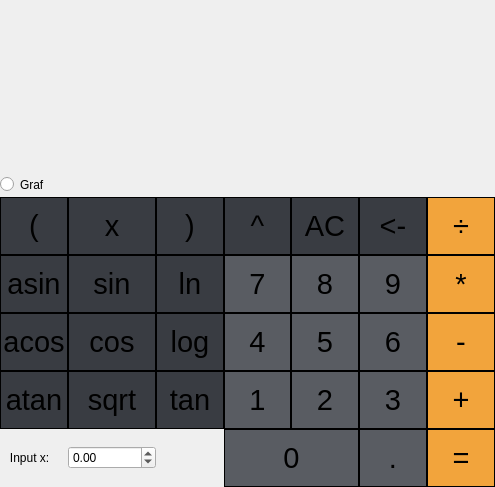
<?xml version="1.0" encoding="UTF-8"?>
<ui version="4.0">
 <class>MainWindow</class>
 <widget class="QMainWindow" name="MainWindow">
  <property name="geometry">
   <rect>
    <x>0</x>
    <y>0</y>
    <width>495</width>
    <height>487</height>
   </rect>
  </property>
  <property name="sizePolicy">
   <sizepolicy hsizetype="Fixed" vsizetype="Fixed">
    <horstretch>0</horstretch>
    <verstretch>0</verstretch>
   </sizepolicy>
  </property>
  <property name="minimumSize">
   <size>
    <width>230</width>
    <height>300</height>
   </size>
  </property>
  <property name="maximumSize">
   <size>
    <width>700</width>
    <height>500</height>
   </size>
  </property>
  <property name="acceptDrops">
   <bool>false</bool>
  </property>
  <property name="windowTitle">
   <string>s21_SmartCalc</string>
  </property>
  <property name="windowOpacity">
   <double>0.950000000000000</double>
  </property>
  <widget class="QWidget" name="centralwidget">
   <layout class="QVBoxLayout" name="verticalLayout">
    <property name="spacing">
     <number>0</number>
    </property>
    <property name="leftMargin">
     <number>0</number>
    </property>
    <property name="topMargin">
     <number>0</number>
    </property>
    <property name="rightMargin">
     <number>0</number>
    </property>
    <property name="bottomMargin">
     <number>0</number>
    </property>
    <item>
     <widget class="QLabel" name="result_show">
      <property name="font">
       <font>
        <pointsize>30</pointsize>
       </font>
      </property>
      <property name="layoutDirection">
       <enum>Qt::LeftToRight</enum>
      </property>
      <property name="autoFillBackground">
       <bool>false</bool>
      </property>
      <property name="styleSheet">
       <string notr="true">QLabel {
 padding: 5px;
 color: Tomato;
}</string>
      </property>
      <property name="midLineWidth">
       <number>0</number>
      </property>
      <property name="text">
       <string/>
      </property>
      <property name="alignment">
       <set>Qt::AlignRight|Qt::AlignTrailing|Qt::AlignVCenter</set>
      </property>
     </widget>
    </item>
    <item>
     <layout class="QGridLayout" name="gridLayout_2">
      <property name="sizeConstraint">
       <enum>QLayout::SetDefaultConstraint</enum>
      </property>
      <property name="leftMargin">
       <number>0</number>
      </property>
      <property name="topMargin">
       <number>0</number>
      </property>
      <property name="rightMargin">
       <number>0</number>
      </property>
      <property name="bottomMargin">
       <number>0</number>
      </property>
      <property name="spacing">
       <number>0</number>
      </property>
      <item row="4" column="6">
       <widget class="QPushButton" name="pushButton_6">
        <property name="sizePolicy">
         <sizepolicy hsizetype="Fixed" vsizetype="Fixed">
          <horstretch>0</horstretch>
          <verstretch>0</verstretch>
         </sizepolicy>
        </property>
        <property name="minimumSize">
         <size>
          <width>50</width>
          <height>50</height>
         </size>
        </property>
        <property name="maximumSize">
         <size>
          <width>100</width>
          <height>100</height>
         </size>
        </property>
        <property name="font">
         <font>
          <pointsize>22</pointsize>
         </font>
        </property>
        <property name="mouseTracking">
         <bool>false</bool>
        </property>
        <property name="styleSheet">
         <string notr="true">QPushButton {
  background-color: rgb(89, 92, 98);
  border: 1px solid black;
}
QPushButton:pressed {
    background-color: rgb(158, 158, 159);
}</string>
        </property>
        <property name="text">
         <string>6</string>
        </property>
       </widget>
      </item>
      <item row="1" column="5">
       <widget class="QPushButton" name="pushButton_one_AC">
        <property name="sizePolicy">
         <sizepolicy hsizetype="Fixed" vsizetype="Fixed">
          <horstretch>0</horstretch>
          <verstretch>0</verstretch>
         </sizepolicy>
        </property>
        <property name="minimumSize">
         <size>
          <width>58</width>
          <height>58</height>
         </size>
        </property>
        <property name="maximumSize">
         <size>
          <width>100</width>
          <height>100</height>
         </size>
        </property>
        <property name="font">
         <font>
          <pointsize>22</pointsize>
         </font>
        </property>
        <property name="mouseTracking">
         <bool>false</bool>
        </property>
        <property name="styleSheet">
         <string notr="true">QPushButton {
  background-color: rgb(57, 60, 66);
  border: 1px solid black;
}
QPushButton:pressed {
    background-color: rgb(89, 92, 98);
}</string>
        </property>
        <property name="text">
         <string>AC</string>
        </property>
       </widget>
      </item>
      <item row="4" column="0">
       <widget class="QPushButton" name="pushButton_acos">
        <property name="sizePolicy">
         <sizepolicy hsizetype="Fixed" vsizetype="Fixed">
          <horstretch>0</horstretch>
          <verstretch>0</verstretch>
         </sizepolicy>
        </property>
        <property name="minimumSize">
         <size>
          <width>58</width>
          <height>58</height>
         </size>
        </property>
        <property name="maximumSize">
         <size>
          <width>100</width>
          <height>100</height>
         </size>
        </property>
        <property name="font">
         <font>
          <pointsize>22</pointsize>
         </font>
        </property>
        <property name="mouseTracking">
         <bool>false</bool>
        </property>
        <property name="styleSheet">
         <string notr="true">QPushButton {
  background-color: rgb(57, 60, 66);
  border: 1px solid black;
}
QPushButton:pressed {
    background-color: rgb(89, 92, 98);
}</string>
        </property>
        <property name="text">
         <string>acos</string>
        </property>
       </widget>
      </item>
      <item row="5" column="6">
       <widget class="QPushButton" name="pushButton_3">
        <property name="sizePolicy">
         <sizepolicy hsizetype="Fixed" vsizetype="Fixed">
          <horstretch>0</horstretch>
          <verstretch>0</verstretch>
         </sizepolicy>
        </property>
        <property name="minimumSize">
         <size>
          <width>50</width>
          <height>50</height>
         </size>
        </property>
        <property name="maximumSize">
         <size>
          <width>100</width>
          <height>100</height>
         </size>
        </property>
        <property name="font">
         <font>
          <pointsize>22</pointsize>
         </font>
        </property>
        <property name="mouseTracking">
         <bool>false</bool>
        </property>
        <property name="styleSheet">
         <string notr="true">QPushButton {
  background-color: rgb(89, 92, 98);
  border: 1px solid black;
}
QPushButton:pressed {
    background-color: rgb(158, 158, 159);
}</string>
        </property>
        <property name="text">
         <string>3</string>
        </property>
       </widget>
      </item>
      <item row="3" column="1">
       <widget class="QPushButton" name="pushButton_sin">
        <property name="sizePolicy">
         <sizepolicy hsizetype="Fixed" vsizetype="Fixed">
          <horstretch>0</horstretch>
          <verstretch>0</verstretch>
         </sizepolicy>
        </property>
        <property name="minimumSize">
         <size>
          <width>58</width>
          <height>58</height>
         </size>
        </property>
        <property name="maximumSize">
         <size>
          <width>100</width>
          <height>100</height>
         </size>
        </property>
        <property name="font">
         <font>
          <pointsize>22</pointsize>
         </font>
        </property>
        <property name="mouseTracking">
         <bool>false</bool>
        </property>
        <property name="styleSheet">
         <string notr="true">QPushButton {
  background-color: rgb(57, 60, 66);
  border: 1px solid black;
}
QPushButton:pressed {
    background-color: rgb(89, 92, 98);
}</string>
        </property>
        <property name="text">
         <string>sin</string>
        </property>
       </widget>
      </item>
      <item row="1" column="4">
       <widget class="QPushButton" name="pushButton_stepen">
        <property name="sizePolicy">
         <sizepolicy hsizetype="Fixed" vsizetype="Fixed">
          <horstretch>0</horstretch>
          <verstretch>0</verstretch>
         </sizepolicy>
        </property>
        <property name="minimumSize">
         <size>
          <width>58</width>
          <height>58</height>
         </size>
        </property>
        <property name="maximumSize">
         <size>
          <width>100</width>
          <height>100</height>
         </size>
        </property>
        <property name="font">
         <font>
          <pointsize>22</pointsize>
         </font>
        </property>
        <property name="mouseTracking">
         <bool>false</bool>
        </property>
        <property name="styleSheet">
         <string notr="true">QPushButton {
  background-color: rgb(57, 60, 66);
  border: 1px solid black;
}
QPushButton:pressed {
    background-color: rgb(89, 92, 98);
}</string>
        </property>
        <property name="text">
         <string>^</string>
        </property>
       </widget>
      </item>
      <item row="3" column="4">
       <widget class="QPushButton" name="pushButton_7">
        <property name="sizePolicy">
         <sizepolicy hsizetype="Fixed" vsizetype="Fixed">
          <horstretch>0</horstretch>
          <verstretch>0</verstretch>
         </sizepolicy>
        </property>
        <property name="minimumSize">
         <size>
          <width>50</width>
          <height>50</height>
         </size>
        </property>
        <property name="maximumSize">
         <size>
          <width>100</width>
          <height>100</height>
         </size>
        </property>
        <property name="font">
         <font>
          <pointsize>22</pointsize>
         </font>
        </property>
        <property name="mouseTracking">
         <bool>false</bool>
        </property>
        <property name="styleSheet">
         <string notr="true">QPushButton {
  background-color: rgb(89, 92, 98);
  border: 1px solid black;
}
QPushButton:pressed {
    background-color: rgb(158, 158, 159);
}</string>
        </property>
        <property name="text">
         <string>7</string>
        </property>
       </widget>
      </item>
      <item row="1" column="7">
       <widget class="QPushButton" name="pushButton_one_sep">
        <property name="sizePolicy">
         <sizepolicy hsizetype="Fixed" vsizetype="Fixed">
          <horstretch>0</horstretch>
          <verstretch>0</verstretch>
         </sizepolicy>
        </property>
        <property name="minimumSize">
         <size>
          <width>59</width>
          <height>58</height>
         </size>
        </property>
        <property name="maximumSize">
         <size>
          <width>100</width>
          <height>100</height>
         </size>
        </property>
        <property name="font">
         <font>
          <pointsize>22</pointsize>
         </font>
        </property>
        <property name="mouseTracking">
         <bool>false</bool>
        </property>
        <property name="styleSheet">
         <string notr="true">QPushButton {
  background-color: rgb(242, 164, 60);
  border: 1px solid black;
}
QPushButton:pressed {
    background-color: rgba(255, 147, 0, 192);
}</string>
        </property>
        <property name="text">
         <string>÷</string>
        </property>
       </widget>
      </item>
      <item row="5" column="1">
       <widget class="QPushButton" name="pushButton_sqrt">
        <property name="sizePolicy">
         <sizepolicy hsizetype="Fixed" vsizetype="Fixed">
          <horstretch>0</horstretch>
          <verstretch>0</verstretch>
         </sizepolicy>
        </property>
        <property name="minimumSize">
         <size>
          <width>58</width>
          <height>58</height>
         </size>
        </property>
        <property name="maximumSize">
         <size>
          <width>100</width>
          <height>100</height>
         </size>
        </property>
        <property name="font">
         <font>
          <pointsize>22</pointsize>
         </font>
        </property>
        <property name="mouseTracking">
         <bool>false</bool>
        </property>
        <property name="styleSheet">
         <string notr="true">QPushButton {
  background-color: rgb(57, 60, 66);
  border: 1px solid black;
}
QPushButton:pressed {
    background-color: rgb(89, 92, 98);
}</string>
        </property>
        <property name="text">
         <string>sqrt</string>
        </property>
       </widget>
      </item>
      <item row="1" column="3">
       <widget class="QPushButton" name="pushButton_br_r">
        <property name="sizePolicy">
         <sizepolicy hsizetype="Fixed" vsizetype="Fixed">
          <horstretch>0</horstretch>
          <verstretch>0</verstretch>
         </sizepolicy>
        </property>
        <property name="minimumSize">
         <size>
          <width>58</width>
          <height>58</height>
         </size>
        </property>
        <property name="maximumSize">
         <size>
          <width>100</width>
          <height>100</height>
         </size>
        </property>
        <property name="font">
         <font>
          <pointsize>22</pointsize>
         </font>
        </property>
        <property name="mouseTracking">
         <bool>false</bool>
        </property>
        <property name="styleSheet">
         <string notr="true">QPushButton {
  background-color: rgb(57, 60, 66);
  border: 1px solid black;
}
QPushButton:pressed {
    background-color: rgb(89, 92, 98);
}</string>
        </property>
        <property name="text">
         <string>)</string>
        </property>
       </widget>
      </item>
      <item row="6" column="4" colspan="2">
       <widget class="QPushButton" name="pushButton_0">
        <property name="sizePolicy">
         <sizepolicy hsizetype="Fixed" vsizetype="Fixed">
          <horstretch>0</horstretch>
          <verstretch>0</verstretch>
         </sizepolicy>
        </property>
        <property name="minimumSize">
         <size>
          <width>50</width>
          <height>50</height>
         </size>
        </property>
        <property name="maximumSize">
         <size>
          <width>250</width>
          <height>100</height>
         </size>
        </property>
        <property name="sizeIncrement">
         <size>
          <width>0</width>
          <height>0</height>
         </size>
        </property>
        <property name="baseSize">
         <size>
          <width>0</width>
          <height>0</height>
         </size>
        </property>
        <property name="font">
         <font>
          <pointsize>22</pointsize>
          <kerning>true</kerning>
         </font>
        </property>
        <property name="mouseTracking">
         <bool>false</bool>
        </property>
        <property name="styleSheet">
         <string notr="true">QPushButton {
  background-color: rgb(89, 92, 98);
  border: 1px solid black;
}
QPushButton:pressed {
    background-color: rgb(158, 158, 159);
}</string>
        </property>
        <property name="text">
         <string>0</string>
        </property>
       </widget>
      </item>
      <item row="3" column="0">
       <widget class="QPushButton" name="pushButton_asin">
        <property name="sizePolicy">
         <sizepolicy hsizetype="Fixed" vsizetype="Fixed">
          <horstretch>0</horstretch>
          <verstretch>0</verstretch>
         </sizepolicy>
        </property>
        <property name="minimumSize">
         <size>
          <width>58</width>
          <height>58</height>
         </size>
        </property>
        <property name="maximumSize">
         <size>
          <width>100</width>
          <height>100</height>
         </size>
        </property>
        <property name="font">
         <font>
          <pointsize>22</pointsize>
         </font>
        </property>
        <property name="mouseTracking">
         <bool>false</bool>
        </property>
        <property name="styleSheet">
         <string notr="true">QPushButton {
  background-color: rgb(57, 60, 66);
  border: 1px solid black;
}
QPushButton:pressed {
    background-color: rgb(89, 92, 98);
}</string>
        </property>
        <property name="text">
         <string>asin</string>
        </property>
       </widget>
      </item>
      <item row="4" column="5">
       <widget class="QPushButton" name="pushButton_5">
        <property name="sizePolicy">
         <sizepolicy hsizetype="Fixed" vsizetype="Fixed">
          <horstretch>0</horstretch>
          <verstretch>0</verstretch>
         </sizepolicy>
        </property>
        <property name="minimumSize">
         <size>
          <width>50</width>
          <height>50</height>
         </size>
        </property>
        <property name="maximumSize">
         <size>
          <width>100</width>
          <height>100</height>
         </size>
        </property>
        <property name="font">
         <font>
          <pointsize>22</pointsize>
         </font>
        </property>
        <property name="mouseTracking">
         <bool>false</bool>
        </property>
        <property name="styleSheet">
         <string notr="true">QPushButton {
  background-color: rgb(89, 92, 98);
  border: 1px solid black;
}
QPushButton:pressed {
    background-color: rgb(158, 158, 159);
}</string>
        </property>
        <property name="text">
         <string>5</string>
        </property>
       </widget>
      </item>
      <item row="3" column="6">
       <widget class="QPushButton" name="pushButton_9">
        <property name="sizePolicy">
         <sizepolicy hsizetype="Fixed" vsizetype="Fixed">
          <horstretch>0</horstretch>
          <verstretch>0</verstretch>
         </sizepolicy>
        </property>
        <property name="minimumSize">
         <size>
          <width>50</width>
          <height>50</height>
         </size>
        </property>
        <property name="maximumSize">
         <size>
          <width>100</width>
          <height>100</height>
         </size>
        </property>
        <property name="font">
         <font>
          <pointsize>22</pointsize>
         </font>
        </property>
        <property name="mouseTracking">
         <bool>false</bool>
        </property>
        <property name="styleSheet">
         <string notr="true">QPushButton {
  background-color: rgb(89, 92, 98);
  border: 1px solid black;
}
QPushButton:pressed {
    background-color: rgb(158, 158, 159);
}</string>
        </property>
        <property name="text">
         <string>9</string>
        </property>
       </widget>
      </item>
      <item row="4" column="3">
       <widget class="QPushButton" name="pushButton_log">
        <property name="sizePolicy">
         <sizepolicy hsizetype="Fixed" vsizetype="Fixed">
          <horstretch>0</horstretch>
          <verstretch>0</verstretch>
         </sizepolicy>
        </property>
        <property name="minimumSize">
         <size>
          <width>58</width>
          <height>58</height>
         </size>
        </property>
        <property name="maximumSize">
         <size>
          <width>100</width>
          <height>100</height>
         </size>
        </property>
        <property name="font">
         <font>
          <pointsize>22</pointsize>
         </font>
        </property>
        <property name="mouseTracking">
         <bool>false</bool>
        </property>
        <property name="styleSheet">
         <string notr="true">QPushButton {
  background-color: rgb(57, 60, 66);
  border: 1px solid black;
}
QPushButton:pressed {
    background-color: rgb(89, 92, 98);
}</string>
        </property>
        <property name="text">
         <string>log</string>
        </property>
       </widget>
      </item>
      <item row="4" column="4">
       <widget class="QPushButton" name="pushButton_4">
        <property name="sizePolicy">
         <sizepolicy hsizetype="Fixed" vsizetype="Fixed">
          <horstretch>0</horstretch>
          <verstretch>0</verstretch>
         </sizepolicy>
        </property>
        <property name="minimumSize">
         <size>
          <width>50</width>
          <height>50</height>
         </size>
        </property>
        <property name="maximumSize">
         <size>
          <width>100</width>
          <height>100</height>
         </size>
        </property>
        <property name="font">
         <font>
          <pointsize>22</pointsize>
         </font>
        </property>
        <property name="mouseTracking">
         <bool>false</bool>
        </property>
        <property name="styleSheet">
         <string notr="true">QPushButton {
  background-color: rgb(89, 92, 98);
  border: 1px solid black;
}
QPushButton:pressed {
    background-color: rgb(158, 158, 159);
}</string>
        </property>
        <property name="text">
         <string>4</string>
        </property>
       </widget>
      </item>
      <item row="3" column="5">
       <widget class="QPushButton" name="pushButton_8">
        <property name="sizePolicy">
         <sizepolicy hsizetype="Fixed" vsizetype="Fixed">
          <horstretch>0</horstretch>
          <verstretch>0</verstretch>
         </sizepolicy>
        </property>
        <property name="minimumSize">
         <size>
          <width>50</width>
          <height>50</height>
         </size>
        </property>
        <property name="maximumSize">
         <size>
          <width>100</width>
          <height>100</height>
         </size>
        </property>
        <property name="font">
         <font>
          <pointsize>22</pointsize>
         </font>
        </property>
        <property name="mouseTracking">
         <bool>false</bool>
        </property>
        <property name="styleSheet">
         <string notr="true">QPushButton {
  background-color: rgb(89, 92, 98);
  border: 1px solid black;
}
QPushButton:pressed {
    background-color: rgb(158, 158, 159);
}</string>
        </property>
        <property name="text">
         <string>8</string>
        </property>
       </widget>
      </item>
      <item row="5" column="4">
       <widget class="QPushButton" name="pushButton_1">
        <property name="sizePolicy">
         <sizepolicy hsizetype="Fixed" vsizetype="Fixed">
          <horstretch>0</horstretch>
          <verstretch>0</verstretch>
         </sizepolicy>
        </property>
        <property name="minimumSize">
         <size>
          <width>50</width>
          <height>50</height>
         </size>
        </property>
        <property name="maximumSize">
         <size>
          <width>100</width>
          <height>100</height>
         </size>
        </property>
        <property name="font">
         <font>
          <pointsize>22</pointsize>
         </font>
        </property>
        <property name="mouseTracking">
         <bool>false</bool>
        </property>
        <property name="styleSheet">
         <string notr="true">QPushButton {
  background-color: rgb(89, 92, 98);
  border: 1px solid black;
}
QPushButton:pressed {
    background-color: rgb(158, 158, 159);
}</string>
        </property>
        <property name="text">
         <string>1</string>
        </property>
       </widget>
      </item>
      <item row="6" column="7">
       <widget class="QPushButton" name="pushButton_one_ans">
        <property name="enabled">
         <bool>true</bool>
        </property>
        <property name="sizePolicy">
         <sizepolicy hsizetype="Fixed" vsizetype="Fixed">
          <horstretch>0</horstretch>
          <verstretch>0</verstretch>
         </sizepolicy>
        </property>
        <property name="minimumSize">
         <size>
          <width>58</width>
          <height>58</height>
         </size>
        </property>
        <property name="maximumSize">
         <size>
          <width>100</width>
          <height>100</height>
         </size>
        </property>
        <property name="font">
         <font>
          <pointsize>22</pointsize>
         </font>
        </property>
        <property name="mouseTracking">
         <bool>false</bool>
        </property>
        <property name="autoFillBackground">
         <bool>false</bool>
        </property>
        <property name="styleSheet">
         <string notr="true">QPushButton {
  background-color: rgb(242, 164, 60);
  border: 1px solid black;
}
QPushButton:pressed {
    background-color: rgba(255, 147, 0, 192);
}</string>
        </property>
        <property name="text">
         <string>=</string>
        </property>
       </widget>
      </item>
      <item row="5" column="0">
       <widget class="QPushButton" name="pushButton_atan">
        <property name="sizePolicy">
         <sizepolicy hsizetype="Fixed" vsizetype="Fixed">
          <horstretch>0</horstretch>
          <verstretch>0</verstretch>
         </sizepolicy>
        </property>
        <property name="minimumSize">
         <size>
          <width>58</width>
          <height>58</height>
         </size>
        </property>
        <property name="maximumSize">
         <size>
          <width>100</width>
          <height>100</height>
         </size>
        </property>
        <property name="font">
         <font>
          <pointsize>22</pointsize>
         </font>
        </property>
        <property name="mouseTracking">
         <bool>false</bool>
        </property>
        <property name="styleSheet">
         <string notr="true">QPushButton {
  background-color: rgb(57, 60, 66);
  border: 1px solid black;
}
QPushButton:pressed {
    background-color: rgb(89, 92, 98);
}</string>
        </property>
        <property name="text">
         <string>atan</string>
        </property>
       </widget>
      </item>
      <item row="6" column="6">
       <widget class="QPushButton" name="pushButton_one_dot">
        <property name="sizePolicy">
         <sizepolicy hsizetype="Fixed" vsizetype="Fixed">
          <horstretch>0</horstretch>
          <verstretch>0</verstretch>
         </sizepolicy>
        </property>
        <property name="minimumSize">
         <size>
          <width>50</width>
          <height>50</height>
         </size>
        </property>
        <property name="maximumSize">
         <size>
          <width>100</width>
          <height>100</height>
         </size>
        </property>
        <property name="font">
         <font>
          <pointsize>22</pointsize>
         </font>
        </property>
        <property name="mouseTracking">
         <bool>false</bool>
        </property>
        <property name="styleSheet">
         <string notr="true">QPushButton {
  background-color: rgb(89, 92, 98);
  border: 1px solid black;
}
QPushButton:pressed {
    background-color: rgb(158, 158, 159);
}</string>
        </property>
        <property name="text">
         <string>.</string>
        </property>
       </widget>
      </item>
      <item row="5" column="3">
       <widget class="QPushButton" name="pushButton_tan">
        <property name="sizePolicy">
         <sizepolicy hsizetype="Fixed" vsizetype="Fixed">
          <horstretch>0</horstretch>
          <verstretch>0</verstretch>
         </sizepolicy>
        </property>
        <property name="minimumSize">
         <size>
          <width>58</width>
          <height>58</height>
         </size>
        </property>
        <property name="maximumSize">
         <size>
          <width>100</width>
          <height>100</height>
         </size>
        </property>
        <property name="font">
         <font>
          <pointsize>22</pointsize>
         </font>
        </property>
        <property name="mouseTracking">
         <bool>false</bool>
        </property>
        <property name="styleSheet">
         <string notr="true">QPushButton {
  background-color: rgb(57, 60, 66);
  border: 1px solid black;
}
QPushButton:pressed {
    background-color: rgb(89, 92, 98);
}</string>
        </property>
        <property name="text">
         <string>tan</string>
        </property>
       </widget>
      </item>
      <item row="3" column="7">
       <widget class="QPushButton" name="pushButton_one_mult">
        <property name="sizePolicy">
         <sizepolicy hsizetype="Fixed" vsizetype="Fixed">
          <horstretch>0</horstretch>
          <verstretch>0</verstretch>
         </sizepolicy>
        </property>
        <property name="minimumSize">
         <size>
          <width>58</width>
          <height>58</height>
         </size>
        </property>
        <property name="maximumSize">
         <size>
          <width>100</width>
          <height>100</height>
         </size>
        </property>
        <property name="font">
         <font>
          <pointsize>22</pointsize>
         </font>
        </property>
        <property name="mouseTracking">
         <bool>false</bool>
        </property>
        <property name="autoFillBackground">
         <bool>false</bool>
        </property>
        <property name="styleSheet">
         <string notr="true">QPushButton {
  background-color: rgb(242, 164, 60);
  border: 1px solid black;
}
QPushButton:pressed {
    background-color: rgba(255, 147, 0, 192);
}</string>
        </property>
        <property name="text">
         <string>*</string>
        </property>
       </widget>
      </item>
      <item row="5" column="7">
       <widget class="QPushButton" name="pushButton_one_plus">
        <property name="sizePolicy">
         <sizepolicy hsizetype="Fixed" vsizetype="Fixed">
          <horstretch>0</horstretch>
          <verstretch>0</verstretch>
         </sizepolicy>
        </property>
        <property name="minimumSize">
         <size>
          <width>58</width>
          <height>58</height>
         </size>
        </property>
        <property name="maximumSize">
         <size>
          <width>100</width>
          <height>100</height>
         </size>
        </property>
        <property name="font">
         <font>
          <pointsize>22</pointsize>
         </font>
        </property>
        <property name="mouseTracking">
         <bool>false</bool>
        </property>
        <property name="styleSheet">
         <string notr="true">QPushButton {
  background-color: rgb(242, 164, 60);
  border: 1px solid black;
}
QPushButton:pressed {
    background-color: rgba(255, 147, 0, 192);
}</string>
        </property>
        <property name="text">
         <string>+</string>
        </property>
       </widget>
      </item>
      <item row="1" column="1">
       <widget class="QPushButton" name="pushButton_x">
        <property name="sizePolicy">
         <sizepolicy hsizetype="Fixed" vsizetype="Fixed">
          <horstretch>0</horstretch>
          <verstretch>0</verstretch>
         </sizepolicy>
        </property>
        <property name="minimumSize">
         <size>
          <width>58</width>
          <height>58</height>
         </size>
        </property>
        <property name="maximumSize">
         <size>
          <width>100</width>
          <height>100</height>
         </size>
        </property>
        <property name="font">
         <font>
          <pointsize>22</pointsize>
         </font>
        </property>
        <property name="mouseTracking">
         <bool>false</bool>
        </property>
        <property name="autoFillBackground">
         <bool>false</bool>
        </property>
        <property name="styleSheet">
         <string notr="true">QPushButton {
  background-color: rgb(57, 60, 66);
  border: 1px solid black;
}
QPushButton:pressed {
    background-color: rgb(89, 92, 98);
}</string>
        </property>
        <property name="text">
         <string>x</string>
        </property>
       </widget>
      </item>
      <item row="1" column="6">
       <widget class="QPushButton" name="pushButton_one_AC_2">
        <property name="sizePolicy">
         <sizepolicy hsizetype="Fixed" vsizetype="Fixed">
          <horstretch>0</horstretch>
          <verstretch>0</verstretch>
         </sizepolicy>
        </property>
        <property name="minimumSize">
         <size>
          <width>58</width>
          <height>58</height>
         </size>
        </property>
        <property name="maximumSize">
         <size>
          <width>100</width>
          <height>100</height>
         </size>
        </property>
        <property name="font">
         <font>
          <pointsize>22</pointsize>
         </font>
        </property>
        <property name="mouseTracking">
         <bool>false</bool>
        </property>
        <property name="styleSheet">
         <string notr="true">QPushButton {
  background-color: rgb(57, 60, 66);
  border: 1px solid black;
}
QPushButton:pressed {
    background-color: rgb(89, 92, 98);
}</string>
        </property>
        <property name="text">
         <string>&lt;-</string>
        </property>
       </widget>
      </item>
      <item row="3" column="3">
       <widget class="QPushButton" name="pushButton_ln">
        <property name="sizePolicy">
         <sizepolicy hsizetype="Fixed" vsizetype="Fixed">
          <horstretch>0</horstretch>
          <verstretch>0</verstretch>
         </sizepolicy>
        </property>
        <property name="minimumSize">
         <size>
          <width>58</width>
          <height>58</height>
         </size>
        </property>
        <property name="maximumSize">
         <size>
          <width>100</width>
          <height>100</height>
         </size>
        </property>
        <property name="font">
         <font>
          <pointsize>22</pointsize>
         </font>
        </property>
        <property name="mouseTracking">
         <bool>false</bool>
        </property>
        <property name="styleSheet">
         <string notr="true">QPushButton {
  background-color: rgb(57, 60, 66);
  border: 1px solid black;
}
QPushButton:pressed {
    background-color: rgb(89, 92, 98);
}</string>
        </property>
        <property name="text">
         <string>ln</string>
        </property>
       </widget>
      </item>
      <item row="4" column="1">
       <widget class="QPushButton" name="pushButton_cos">
        <property name="sizePolicy">
         <sizepolicy hsizetype="Fixed" vsizetype="Fixed">
          <horstretch>0</horstretch>
          <verstretch>0</verstretch>
         </sizepolicy>
        </property>
        <property name="minimumSize">
         <size>
          <width>58</width>
          <height>58</height>
         </size>
        </property>
        <property name="maximumSize">
         <size>
          <width>100</width>
          <height>100</height>
         </size>
        </property>
        <property name="font">
         <font>
          <pointsize>22</pointsize>
         </font>
        </property>
        <property name="mouseTracking">
         <bool>false</bool>
        </property>
        <property name="styleSheet">
         <string notr="true">QPushButton {
  background-color: rgb(57, 60, 66);
  border: 1px solid black;
}
QPushButton:pressed {
    background-color: rgb(89, 92, 98);
}</string>
        </property>
        <property name="text">
         <string>cos</string>
        </property>
       </widget>
      </item>
      <item row="4" column="7">
       <widget class="QPushButton" name="pushButton_one_minus">
        <property name="sizePolicy">
         <sizepolicy hsizetype="Fixed" vsizetype="Fixed">
          <horstretch>0</horstretch>
          <verstretch>0</verstretch>
         </sizepolicy>
        </property>
        <property name="minimumSize">
         <size>
          <width>58</width>
          <height>58</height>
         </size>
        </property>
        <property name="maximumSize">
         <size>
          <width>100</width>
          <height>100</height>
         </size>
        </property>
        <property name="font">
         <font>
          <pointsize>22</pointsize>
         </font>
        </property>
        <property name="mouseTracking">
         <bool>false</bool>
        </property>
        <property name="styleSheet">
         <string notr="true">QPushButton {
  background-color: rgb(242, 164, 60);
  border: 1px solid black;
}
QPushButton:pressed {
    background-color: rgba(255, 147, 0, 192);
}</string>
        </property>
        <property name="text">
         <string>-</string>
        </property>
       </widget>
      </item>
      <item row="1" column="0">
       <widget class="QPushButton" name="pushButton_br_l">
        <property name="sizePolicy">
         <sizepolicy hsizetype="Fixed" vsizetype="Fixed">
          <horstretch>0</horstretch>
          <verstretch>0</verstretch>
         </sizepolicy>
        </property>
        <property name="minimumSize">
         <size>
          <width>58</width>
          <height>58</height>
         </size>
        </property>
        <property name="maximumSize">
         <size>
          <width>100</width>
          <height>100</height>
         </size>
        </property>
        <property name="font">
         <font>
          <pointsize>22</pointsize>
         </font>
        </property>
        <property name="mouseTracking">
         <bool>false</bool>
        </property>
        <property name="styleSheet">
         <string notr="true">QPushButton {
  background-color: rgb(57, 60, 66);
  border: 1px solid black;
}
QPushButton:pressed {
    background-color: rgb(89, 92, 98);
}</string>
        </property>
        <property name="text">
         <string>(</string>
        </property>
       </widget>
      </item>
      <item row="5" column="5">
       <widget class="QPushButton" name="pushButton_2">
        <property name="sizePolicy">
         <sizepolicy hsizetype="Fixed" vsizetype="Fixed">
          <horstretch>0</horstretch>
          <verstretch>0</verstretch>
         </sizepolicy>
        </property>
        <property name="minimumSize">
         <size>
          <width>50</width>
          <height>50</height>
         </size>
        </property>
        <property name="maximumSize">
         <size>
          <width>100</width>
          <height>100</height>
         </size>
        </property>
        <property name="font">
         <font>
          <pointsize>22</pointsize>
         </font>
        </property>
        <property name="mouseTracking">
         <bool>false</bool>
        </property>
        <property name="styleSheet">
         <string notr="true">QPushButton {
  background-color: rgb(89, 92, 98);
  border: 1px solid black;
}
QPushButton:pressed {
    background-color: rgb(158, 158, 159);
}</string>
        </property>
        <property name="text">
         <string>2</string>
        </property>
       </widget>
      </item>
      <item row="0" column="0">
       <widget class="QRadioButton" name="radioButton">
        <property name="minimumSize">
         <size>
          <width>0</width>
          <height>25</height>
         </size>
        </property>
        <property name="styleSheet">
         <string notr="true"/>
        </property>
        <property name="text">
         <string>Graf</string>
        </property>
       </widget>
      </item>
      <item row="6" column="0">
       <widget class="QLabel" name="label">
        <property name="layoutDirection">
         <enum>Qt::RightToLeft</enum>
        </property>
        <property name="text">
         <string>   Input x:</string>
        </property>
       </widget>
      </item>
      <item row="6" column="1">
       <widget class="QDoubleSpinBox" name="doubleSpinBox">
        <property name="minimum">
         <double>-1000000.000000000000000</double>
        </property>
        <property name="maximum">
         <double>1000000.000000000000000</double>
        </property>
       </widget>
      </item>
     </layout>
    </item>
   </layout>
  </widget>
 </widget>
 <resources/>
 <connections/>
</ui>
